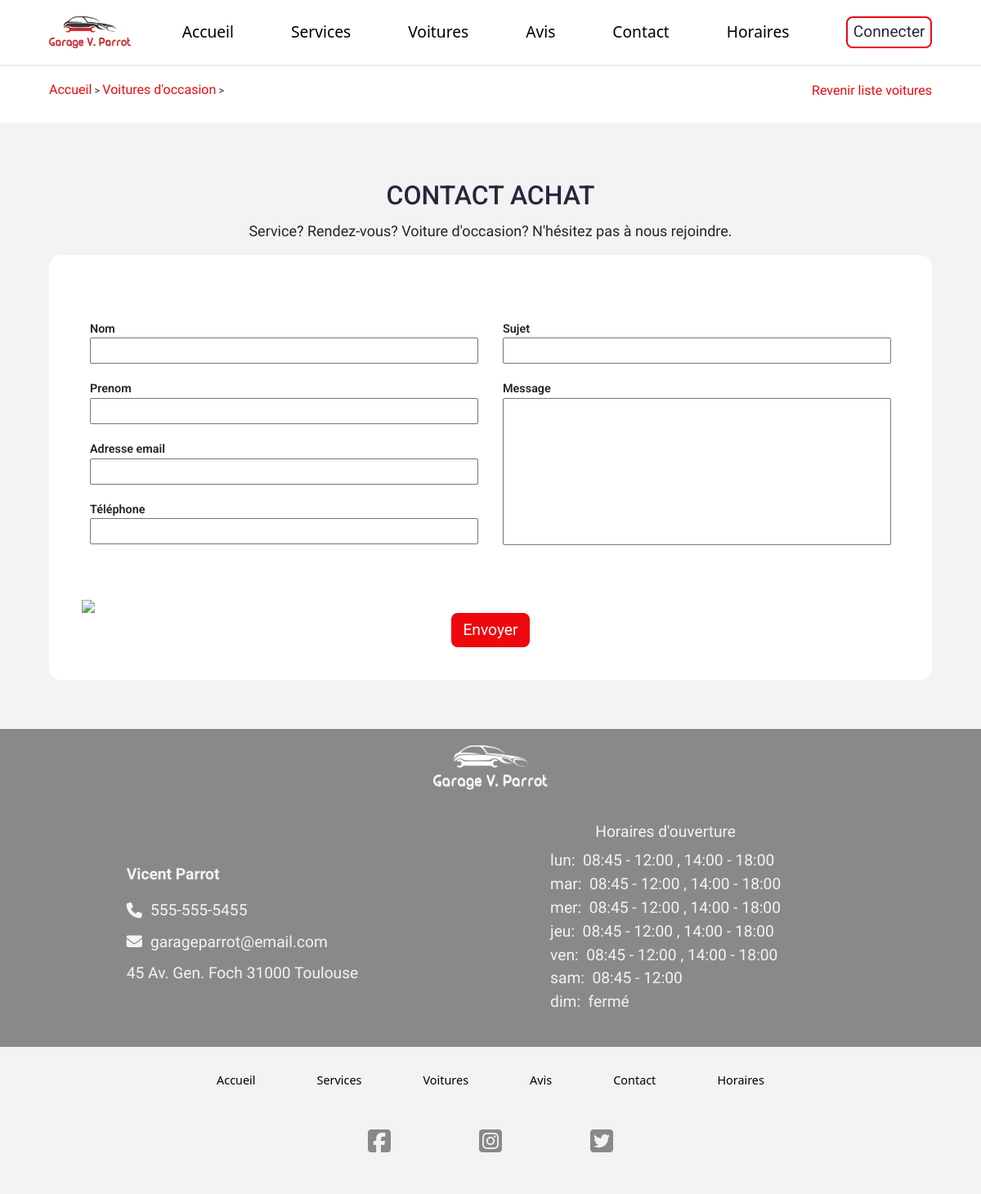
Page /voiture-contact.php on the committed database.
### tables this page shows
CREATE TABLE IF NOT EXISTS schedules (
   id int(11) NOT NULL PRIMARY KEY AUTO_INCREMENT,
   day VARCHAR(8) NOT NULL,
   morningOpen VARCHAR(5) NOT NULL,
   morningClose VARCHAR(5) NOT NULL,
   afternoonOpen VARCHAR(5) NOT NULL,
   afternoonClose VARCHAR(5) NOT NULL
);

### lib/schedules.php (called while the page is built, shortened)
<?php
function getSchedules(PDO $pdo): array|bool
{
  $sql = "SELECT * FROM schedules ORDER BY id";
  $query = $pdo->prepare($sql);
  $query->execute();
  $result = $query->fetchAll(PDO::FETCH_ASSOC);
  return $result;
}

### templates/footer-part.php (the view)
<div class="footer-day-week">
  <span class="footer-day"><?= substr($schedule['day'], 0, 3); ?>:&nbsp;</span>
  <?php if(($schedule['day'] === 'samedi'  || $schedule['day'] === 'dimanche') && $schedule['morningOpen'] === "00:00"): ?>
  <span>fermé</span>
  <?php elseif($schedule["morningOpen"] !== "00:00"): ?>
  <span class="morning-open"><?= $schedule['morningOpen'] ?></span>
  <span> - </span>
  <?php endif; ?>
  <?php if(($schedule['day'] === 'samedi'  || $schedule['day'] === 'dimanche') && $schedule['morningClose'] === "00:00"): ?>
  <span></span>
  <?php elseif($schedule["morningClose"] !== "00:00"): ?>
  <span class="morning-close"><?= $schedule['morningClose'] ?></span>
  <?php endif; ?>
  <?php if(($schedule['day'] === 'samedi'  || $schedule['day'] === 'dimanche') && $schedule['afternoonOpen'] === "00:00"): ?>
  <span></span>
  <?php elseif($schedule["afternoonOpen"] !== "00:00"): ?>
  <span>,</span>
  <span class="afternoon-open"><?= $schedule['afternoonOpen'] ?></span>
  <span> - </span>
  <?php endif; ?>
  <?php if(($schedule['day'] === 'samedi'  || $schedule['day'] === 'dimanche') && $schedule['afternoonClose'] === "00:00"): ?>
  <span></span>
  <?php elseif($schedule["afternoonClose"] !== "00:00"): ?>
  <span class="afternoon-close"><?= $schedule['afternoonClose'] ?></span>
  <?php endif; ?>
</div>

### templates/footer.php (shortened to what this page needs)
<?php
require_once __DIR__ . "/../lib/pdo.php";
require_once __DIR__ . "/../lib/schedules.php";
$schedules = getSchedules($pdo);
?>
</main>
<footer id="schedules" class="footer">
  <div class="footer-logo">
    <img src="./assets/images/logo_white.png" alt="logo garage parrot">
  </div>
  <div class="footer-schedule">
    <div class="footer-local">
      <p class="footer-local-owner">Vicent Parrot</p>
      <div class="footer-phone">
        <i class="fa-solid fa-phone icon"></i>
        <p>555-555-5455</p>
      </div>
      <div class="footer-email">
        <i class="fa-solid fa-envelope icon"></i>
        <p>garageparrot@email.com</p>
      </div>
      <div class="footer-address">
        <p>45 Av. Gen. Foch 31000 Toulouse</p>
      </div>
    </div>
    <div class="footer-days">
      <h5 class="footer-days-title">Horaires d'ouverture</h5>
      <?php foreach ($schedules as  $schedule) { ?>
      <?php require __DIR__ . "/footer-part.php" ?>
      <?php }
      ?>
    </div>
  </div>
  <div class="footer-navigation">
    <nav class="footer-nav">
      <ul class="footer-nav-list">
        <li>
          <a class="footer-nav-link" aria-current="page" href="#">Accueil</a>
        </li>
        <li>
          <a class="footer-nav-link" aria-current="page" href="#services">Services</a>
        </li>
        <li>
          <a class="footer-nav-link" aria-current="page" href="#cars">Voitures</a>
        </li>
        <li>
          <a class="footer-nav-link" aria-current="page" href="#testimonial">Avis</a>
        </li>
        <li>
          <a class="footer-nav-link" aria-current="page" href="#contact">Contact</a>
        </li>
        <li>
          <a class="footer-nav-link" aria-current="page" href="#schedules">Horaires</a>
        </li>
      </ul>
    </nav>
    <div class="footer-social-network">
      <a href="#"><i class="fa-brands fa-square-facebook"></i></a>
      <a href="#"><i class="fa-brands fa-square-instagram"></i></a>
      <a href="#"><i class="fa-brands fa-square-twitter"></i></a>
    </div>
  </div>
</footer>
</body>
</html>

### rows in the picture
schedules: day "lun", morningOpen "08:45", morningClose "12:00", afternoonOpen "14:00", afternoonClose "18:00"
schedules: day "mar", morningOpen "08:45", morningClose "12:00", afternoonOpen "14:00", afternoonClose "18:00"
schedules: day "mer", morningOpen "08:45", morningClose "12:00", afternoonOpen "14:00", afternoonClose "18:00"
schedules: day "jeu", morningOpen "08:45", morningClose "12:00", afternoonOpen "14:00", afternoonClose "18:00"
schedules: day "ven", morningOpen "08:45", morningClose "12:00", afternoonOpen "14:00", afternoonClose "18:00"
schedules: day "sam", morningOpen "08:45", morningClose "12:00"
schedules: day "dim", morningOpen "fermé"
